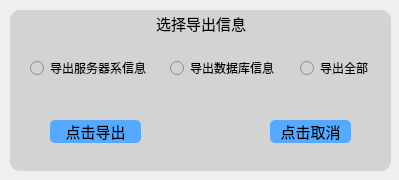
<?xml version="1.0" encoding="UTF-8"?>
<ui version="4.0">
 <class>FormExport</class>
 <widget class="QWidget" name="FormExport">
  <property name="geometry">
   <rect>
    <x>0</x>
    <y>0</y>
    <width>399</width>
    <height>180</height>
   </rect>
  </property>
  <property name="sizePolicy">
   <sizepolicy hsizetype="Fixed" vsizetype="Fixed">
    <horstretch>0</horstretch>
    <verstretch>0</verstretch>
   </sizepolicy>
  </property>
  <property name="maximumSize">
   <size>
    <width>399</width>
    <height>180</height>
   </size>
  </property>
  <property name="windowTitle">
   <string>导出</string>
  </property>
  <widget class="QGroupBox" name="groupBoxExport">
   <property name="geometry">
    <rect>
     <x>10</x>
     <y>10</y>
     <width>381</width>
     <height>161</height>
    </rect>
   </property>
   <property name="font">
    <font>
     <family>华文中宋</family>
     <pointsize>11</pointsize>
    </font>
   </property>
   <property name="styleSheet">
    <string notr="true">border-radius:10px;
background-color: lightgray;</string>
   </property>
   <property name="title">
    <string>选择导出信息</string>
   </property>
   <property name="alignment">
    <set>Qt::AlignCenter</set>
   </property>
   <widget class="QRadioButton" name="radioButtonSelectServer">
    <property name="geometry">
     <rect>
      <x>20</x>
      <y>50</y>
      <width>121</width>
      <height>16</height>
     </rect>
    </property>
    <property name="text">
     <string>导出服务器系信息</string>
    </property>
   </widget>
   <widget class="QRadioButton" name="radioButtonSelectDatabases">
    <property name="geometry">
     <rect>
      <x>160</x>
      <y>50</y>
      <width>111</width>
      <height>16</height>
     </rect>
    </property>
    <property name="text">
     <string>导出数据库信息</string>
    </property>
   </widget>
   <widget class="QRadioButton" name="radioButtonSelectAll">
    <property name="geometry">
     <rect>
      <x>290</x>
      <y>50</y>
      <width>81</width>
      <height>16</height>
     </rect>
    </property>
    <property name="text">
     <string>导出全部</string>
    </property>
   </widget>
   <widget class="QPushButton" name="pushButtonExport">
    <property name="geometry">
     <rect>
      <x>40</x>
      <y>110</y>
      <width>91</width>
      <height>23</height>
     </rect>
    </property>
    <property name="font">
     <font>
      <family>微软雅黑</family>
      <pointsize>11</pointsize>
     </font>
    </property>
    <property name="styleSheet">
     <string notr="true">border-radius:5px;
background-color: rgb(85, 170, 255);
selection-background-color: rgb(255, 85, 0);
</string>
    </property>
    <property name="text">
     <string>点击导出</string>
    </property>
   </widget>
   <widget class="QPushButton" name="pushButtonCancel">
    <property name="geometry">
     <rect>
      <x>260</x>
      <y>110</y>
      <width>81</width>
      <height>23</height>
     </rect>
    </property>
    <property name="font">
     <font>
      <family>微软雅黑</family>
      <pointsize>11</pointsize>
     </font>
    </property>
    <property name="styleSheet">
     <string notr="true">border-radius:5px;
background-color: rgb(85, 170, 255);
selection-background-color: rgb(170, 0, 0);</string>
    </property>
    <property name="text">
     <string>点击取消</string>
    </property>
   </widget>
  </widget>
 </widget>
 <resources/>
 <connections/>
</ui>
